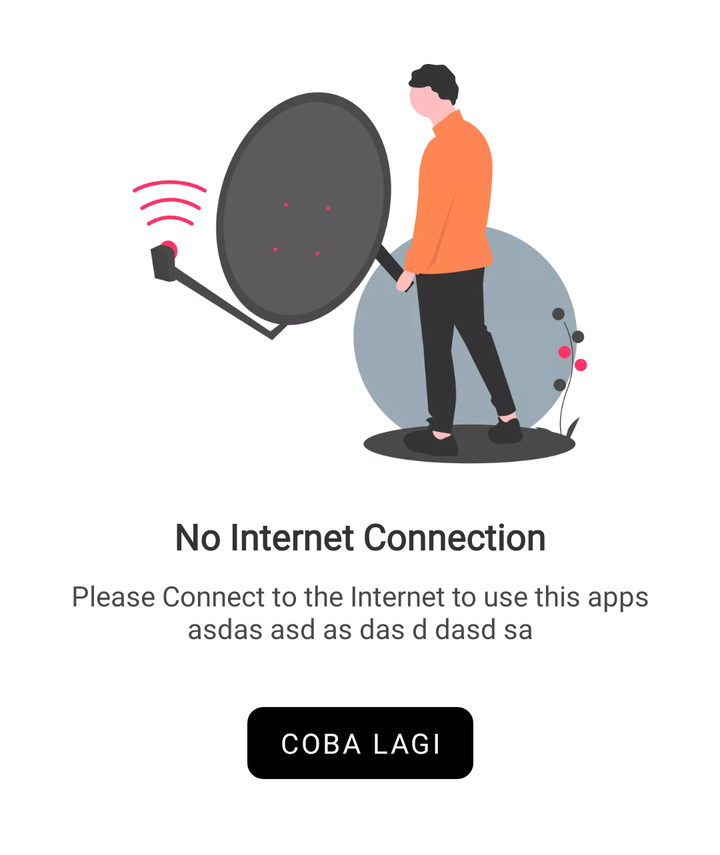
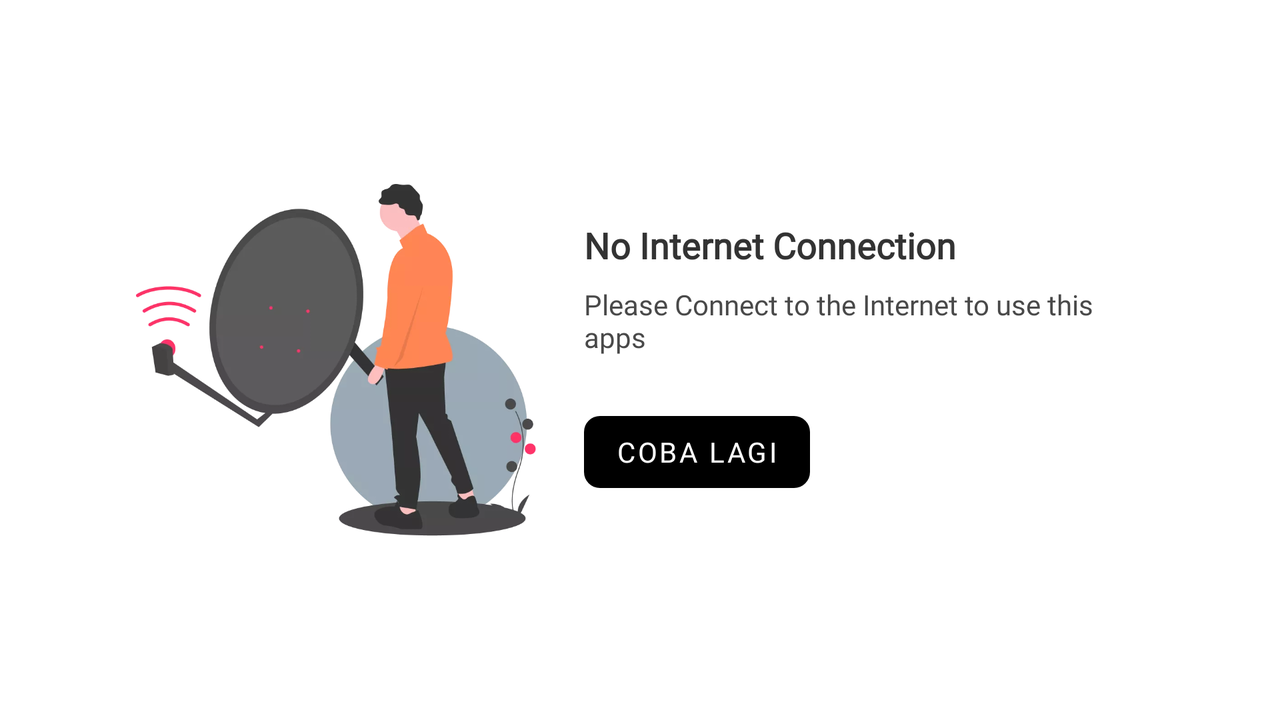

An Android layout and its configuration variant, each rendered on a device that would load it. The default file and the variant file are quoted in full after the pictures.
<!-- AndroidManifest.xml: application theme AppTheme -->
<!-- res/layout/component_global_message.xml -->
<?xml version="1.0" encoding="utf-8"?>
<androidx.constraintlayout.widget.ConstraintLayout xmlns:android="http://schemas.android.com/apk/res/android"
    xmlns:app="http://schemas.android.com/apk/res-auto"
    xmlns:tools="http://schemas.android.com/tools"
    android:layout_width="match_parent"
    android:layout_height="wrap_content"
    android:padding="@dimen/spacing_8">

    <ImageView
        android:id="@+id/iv_global_message"
        android:layout_width="0dp"
        android:layout_height="200dp"
        android:contentDescription="@string/cd_global_message"
        app:layout_constraintEnd_toEndOf="parent"
        app:layout_constraintStart_toStartOf="parent"
        app:layout_constraintTop_toTopOf="parent"
        tools:srcCompat="@drawable/il_no_internet" />

    <TextView
        android:id="@+id/tv_global_message_title"
        android:layout_width="wrap_content"
        android:layout_height="wrap_content"
        android:layout_marginTop="@dimen/spacing_6"
        android:textColor="@color/jet"
        android:textSize="@dimen/font_size_xl"
        android:textStyle="bold"
        app:layout_constraintEnd_toEndOf="parent"
        app:layout_constraintStart_toStartOf="parent"
        app:layout_constraintTop_toBottomOf="@+id/iv_global_message"
        tools:text="No Internet Connection" />

    <TextView
        android:id="@+id/tv_global_message_description"
        android:layout_width="wrap_content"
        android:layout_height="wrap_content"
        android:layout_marginTop="@dimen/spacing_2"
        android:gravity="center"
        android:textAlignment="gravity"
        android:textColor="@color/outerSpace"
        app:layout_constraintEnd_toEndOf="parent"
        app:layout_constraintStart_toStartOf="parent"
        app:layout_constraintTop_toBottomOf="@+id/tv_global_message_title"
        tools:text="Please Connect to the Internet to use this apps asdas asd as das d dasd sa" />

    <Button
        android:id="@+id/btn_global_message"
        android:layout_width="wrap_content"
        android:layout_height="wrap_content"
        android:layout_marginTop="@dimen/spacing_6"
        app:layout_constraintEnd_toEndOf="parent"
        app:layout_constraintStart_toStartOf="parent"
        app:layout_constraintTop_toBottomOf="@+id/tv_global_message_description"
        tools:text="Coba Lagi" />
</androidx.constraintlayout.widget.ConstraintLayout>
<!-- resources referenced by this layout -->
<resources>
  <color name="jet">#333333</color>
  <color name="outerSpace">#494949</color>
  <dimen name="font_size_xl">18sp</dimen>
  <dimen name="spacing_2">8dp</dimen>
  <dimen name="spacing_6">24dp</dimen>
  <dimen name="spacing_8">32dp</dimen>
  <!-- drawable il_no_internet: webp bitmap (drawable, 25170 bytes) -->
  <string name="cd_global_message">Message Illustration</string>
  <style name="AppTheme" parent="Theme.MaterialComponents.DayNight.NoActionBar">
          
          <item name="colorPrimary">@color/coral</item>
          <item name="colorAccent">@color/dodgerBlue</item>
          <item name="android:statusBarColor">@color/coral</item>
          <item name="android:navigationBarColor">@color/coral</item>
          <item name="android:windowLightStatusBar" tools:targetApi="m">false</item>
          <item name="android:windowLightNavigationBar" tools:targetApi="o_mr1">false</item>
          <item name="android:fontFamily">@font/nunito_sans</item>
          <item name="android:font" tools:targetApi="o">@font/nunito_sans</item>
          <item name="android:windowBackground">@color/snow</item>
          <item name="buttonStyle">@style/AppTheme.Button</item>
          <item name="materialButtonStyle">@style/AppTheme.Button</item>
          <item name="materialButtonOutlinedStyle">@style/AppTheme.Button.OutlinedButton</item>
      </style>
  <color name="coral">#F47F21</color>
  <color name="dodgerBlue">#2191FB</color>
  <style name="AppTheme.Button" parent="Widget.MaterialComponents.Button.UnelevatedButton">
          <item name="backgroundTint">@color/selector_btn_bg_color</item>
          <item name="cornerRadius">@dimen/radius_lg</item>
      </style>
  <style name="AppTheme.Button.OutlinedButton" parent="Widget.MaterialComponents.Button.OutlinedButton">
          <item name="cornerRadius">@dimen/radius_lg</item>
          <item name="strokeColor">@color/selector_btn_stroke_color</item>
          <item name="android:textColor">@color/pewterBlue</item>
          <item name="rippleColor">@color/selector_btn_outlined_ripple_color</item>
      </style>
  <dimen name="radius_lg">8dp</dimen>
  <color name="pewterBlue">#99AAB5</color>
</resources>
<!-- res/layout-land/component_global_message.xml (the repository's variant of the layout above) -->
<!-- drawn on the phone turned sideways -->
<?xml version="1.0" encoding="utf-8"?>
<androidx.constraintlayout.widget.ConstraintLayout xmlns:android="http://schemas.android.com/apk/res/android"
    xmlns:app="http://schemas.android.com/apk/res-auto"
    xmlns:tools="http://schemas.android.com/tools"
    android:layout_width="match_parent"
    android:layout_height="match_parent">

    <ImageView
        android:id="@+id/iv_global_message"
        android:layout_width="200dp"
        android:layout_height="200dp"
        android:contentDescription="@string/cd_global_message"
        android:scaleType="centerInside"
        app:layout_constraintBottom_toBottomOf="parent"
        app:layout_constraintEnd_toStartOf="@+id/tv_global_message_title"
        app:layout_constraintHorizontal_bias="0.5"
        app:layout_constraintHorizontal_chainStyle="packed"
        app:layout_constraintStart_toStartOf="parent"
        app:layout_constraintTop_toTopOf="parent"
        tools:srcCompat="@drawable/il_no_internet" />

    <TextView
        android:id="@+id/tv_global_message_title"
        android:layout_width="280dp"
        android:layout_height="wrap_content"
        android:layout_marginStart="@dimen/spacing_6"
        android:textColor="@color/jet"
        android:textSize="@dimen/font_size_xl"
        android:textStyle="bold"
        app:layout_constraintBottom_toTopOf="@+id/tv_global_message_description"
        app:layout_constraintEnd_toEndOf="parent"
        app:layout_constraintHorizontal_bias="0.5"
        app:layout_constraintStart_toEndOf="@+id/iv_global_message"
        app:layout_constraintTop_toTopOf="parent"
        app:layout_constraintVertical_bias="0.5"
        app:layout_constraintVertical_chainStyle="packed"
        tools:text="No Internet Connection" />

    <TextView
        android:id="@+id/tv_global_message_description"
        android:layout_width="0dp"
        android:layout_height="wrap_content"
        android:layout_marginTop="@dimen/spacing_2"
        android:textColor="@color/outerSpace"
        app:layout_constraintBottom_toTopOf="@+id/btn_global_message"
        app:layout_constraintEnd_toEndOf="@id/tv_global_message_title"
        app:layout_constraintHorizontal_bias="0.0"
        app:layout_constraintStart_toStartOf="@+id/tv_global_message_title"
        app:layout_constraintTop_toBottomOf="@+id/tv_global_message_title"
        tools:text="Please Connect to the Internet to use this apps" />

    <Button
        android:id="@+id/btn_global_message"
        android:layout_width="wrap_content"
        android:layout_height="wrap_content"
        android:layout_marginTop="@dimen/spacing_6"
        app:layout_constraintBottom_toBottomOf="parent"
        app:layout_constraintEnd_toEndOf="@id/tv_global_message_title"
        app:layout_constraintHorizontal_bias="0.0"
        app:layout_constraintStart_toStartOf="@+id/tv_global_message_title"
        app:layout_constraintTop_toBottomOf="@+id/tv_global_message_description"
        tools:text="Coba Lagi" />
</androidx.constraintlayout.widget.ConstraintLayout>
<!-- resources referenced by the variant -->
<!-- as the phone turned sideways resolves them -->
<resources>
  <color name="jet">#333333</color>
  <color name="outerSpace">#494949</color>
  <dimen name="font_size_xl">18sp</dimen>
  <dimen name="spacing_2">8dp</dimen>
  <dimen name="spacing_6">24dp</dimen>
  <!-- drawable il_no_internet: webp bitmap (drawable, 25170 bytes) -->
  <string name="cd_global_message">Message Illustration</string>
  <style name="AppTheme" parent="Theme.MaterialComponents.DayNight.NoActionBar">
          
          <item name="colorPrimary">@color/coral</item>
          <item name="colorAccent">@color/dodgerBlue</item>
          <item name="android:statusBarColor">@color/coral</item>
          <item name="android:navigationBarColor">@color/coral</item>
          <item name="android:windowLightStatusBar" tools:targetApi="m">false</item>
          <item name="android:windowLightNavigationBar" tools:targetApi="o_mr1">false</item>
          <item name="android:fontFamily">@font/nunito_sans</item>
          <item name="android:font" tools:targetApi="o">@font/nunito_sans</item>
          <item name="android:windowBackground">@color/snow</item>
          <item name="buttonStyle">@style/AppTheme.Button</item>
          <item name="materialButtonStyle">@style/AppTheme.Button</item>
          <item name="materialButtonOutlinedStyle">@style/AppTheme.Button.OutlinedButton</item>
      </style>
  <color name="coral">#F47F21</color>
  <color name="dodgerBlue">#2191FB</color>
  <style name="AppTheme.Button" parent="Widget.MaterialComponents.Button.UnelevatedButton">
          <item name="backgroundTint">@color/selector_btn_bg_color</item>
          <item name="cornerRadius">@dimen/radius_lg</item>
      </style>
  <style name="AppTheme.Button.OutlinedButton" parent="Widget.MaterialComponents.Button.OutlinedButton">
          <item name="cornerRadius">@dimen/radius_lg</item>
          <item name="strokeColor">@color/selector_btn_stroke_color</item>
          <item name="android:textColor">@color/pewterBlue</item>
          <item name="rippleColor">@color/selector_btn_outlined_ripple_color</item>
      </style>
  <dimen name="radius_lg">8dp</dimen>
  <color name="pewterBlue">#99AAB5</color>
</resources>
